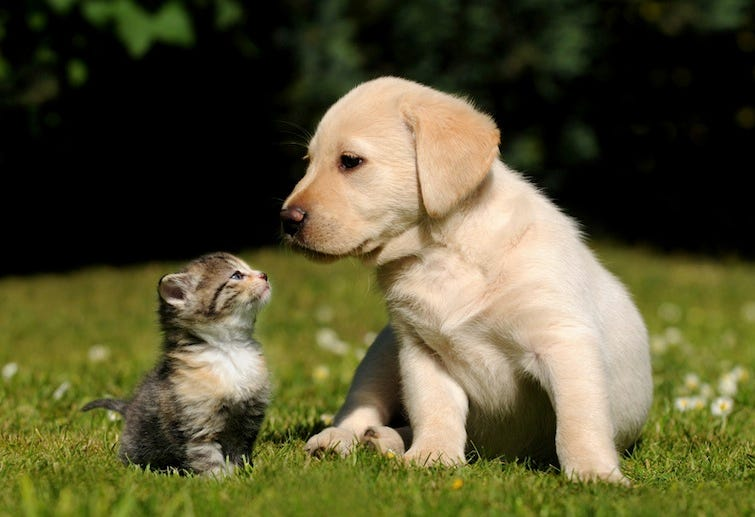
#> input picture images/cat2.jpeg, 755 x 517 px
$ jupyter execute --allow-errors caMicrocope_code_challenge.ipynb   (shell and % lines are left out)
#> lines starting #> are read from the running program, lines starting #| are printed output that depends on the picture
[cell 1]
import numpy as np
import pandas as pd
import cv2
import matplotlib.pyplot as plt
import time
import os

[cell 2]
# load the COCO class labels our YOLO model was trained on
labelsPath = os.path.sep.join(["weights", "coco.names"])
#> (the rest of this cell did not finish here and is left out)

[cell 3]
idx={}
#> (the rest of this cell did not finish here and is left out)

#> (a cell that did not finish here is left out)

[cell 5]
def cat_detect(frame):
    (H, W) = frame.shape[:2]
    ln = net.getLayerNames()
    ln = [ln[i[0] - 1] for i in net.getUnconnectedOutLayers()]
    # construct a blob from the input image and then perform a forward
    # pass of the YOLO object detector, giving us our bounding boxes and
    # associated probabilities
    blob = cv2.dnn.blobFromImage(frame, 1 / 255.0, (416, 416),swapRB=True, crop=False)
    net.setInput(blob)
    layerOutputs = net.forward(ln)
    # initialize our lists of detected bounding boxes, confidences, and
    # class IDs, respectively
    boxes = []
    confidences = []
    classIDs = []
    counts=[]
    for output in layerOutputs:
        # loop over each of the detections
        for detection in output:
            # extract the class ID and confidence (i.e., probability) of
            # the current object detection
            scores = detection[5:]
            classID = np.argmax(scores)
            if classID == 15:
                confidence = scores[classID]
                # filter out weak predictions by ensuring the detected
                # probability is greater than the minimum probability
                if confidence > 0.5:
                    # scale the bounding box coordinates back relative to the
                    # size of the image, keeping in mind that YOLO actually
                    # returns the center (x, y)-coordinates of the bounding
                    # box followed by the boxes' width and height
                    box = detection[0:4] * np.array([W, H, W, H])
                    (centerX, centerY, width, height) = box.astype("int")
                    # use the center (x, y)-coordinates to derive the top and
                    # and left corner of the bounding box
                    x = int(centerX - (width / 2))
                    y = int(centerY - (height / 2))
                    # update our list of bounding box coordinates, confidences,
                    # and class IDs
                    boxes.append([x, y, int(width), int(height)])
                    confidences.append(float(confidence))
                    classIDs.append(classID)
                    counts.append(1)

        idxs = cv2.dnn.NMSBoxes(boxes, confidences, 0.5,0.3)

        # ensure at least one detection exists

        if len(idxs) > 0:
            # loop over the indexes we are keeping
            for i in idxs.flatten():
                # extract the bounding box coordinates
                (x, y) = (boxes[i][0], boxes[i][1])
                (w, h) = (boxes[i][2], boxes[i][3])
                # draw a bounding box rectangle and label on the frame
                color = [int(c) for c in COLORS[classIDs[i]]]
                cv2.rectangle(frame, (x, y), (x + w, y + h), color, 2)
                text = "{}: {:.4f}".format(LABELS[classIDs[i]],
                    confidences[i])
                cv2.putText(frame,text,(x, y - 5),cv2.FONT_HERSHEY_SIMPLEX, 0.5, color, 2)

        # apply non-maxima suppression to suppress weak, overlapping
        # bounding boxes
        idxs = cv2.dnn.NMSBoxes(boxes, confidences,0.5,0.3)
        # ensure at least one detection exists
        if len(idxs) > 0:
            # loop over the indexes we are keeping
            for i in idxs.flatten():
                # extract the bounding box coordinates
                (x, y) = (boxes[i][0], boxes[i][1])
                (w, h) = (boxes[i][2], boxes[i][3])
                # draw a bounding box rectangle and label on the frame
                color = [int(c) for c in COLORS[classIDs[i]]]
                cv2.rectangle(frame, (x, y), (x + w, y + h), color, 2)
                text = "{}: {:.4f}".format(LABELS[classIDs[i]],confidences[i],len(counts))
                cv2.putText(frame, text, (x, y - 5),cv2.FONT_HERSHEY_SIMPLEX, 0.5, color, 2)
        return frame

[cell 6]
img=cv2.imread("./images/cat2.jpeg")
#> img is the input picture: shape (517, 755, 3); mean B, G, R 50.8, 84.5, 87.9
#> (the rest of this cell did not finish here and is left out)

cat=cv2.cvtColor(cat,cv2.COLOR_BGR2RGB)
plt.imshow(cat)

[cell 7]
img=cv2.imread("./images/cat1.jpeg")
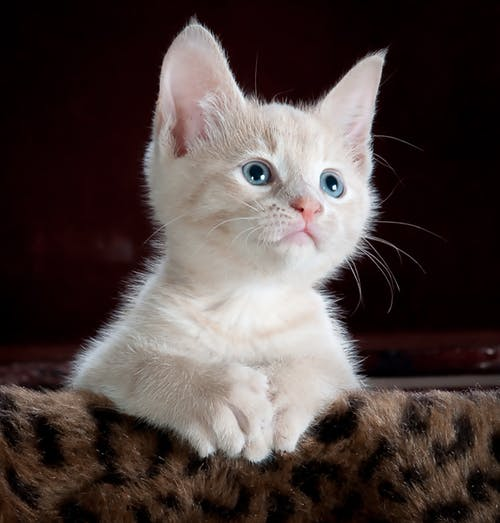
#> input picture images/cat1.jpeg, 500 x 523 px
#> img is the input picture: shape (523, 500, 3); mean B, G, R 64, 66.5, 78.3
#> (the rest of this cell did not finish here and is left out)

cat=cv2.cvtColor(cat,cv2.COLOR_BGR2RGB)
plt.imshow(cat)

[cell 8]
img=cv2.imread("./images/flower.jpeg")
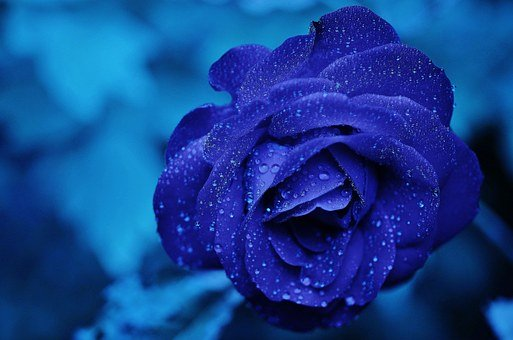
#> input picture images/flower.jpeg, 513 x 340 px
#> img is the input picture: shape (340, 513, 3); mean B, G, R 144.2, 64.8, 19
#> (the rest of this cell did not finish here and is left out)

cat=cv2.cvtColor(cat,cv2.COLOR_BGR2RGB)
plt.imshow(cat)
